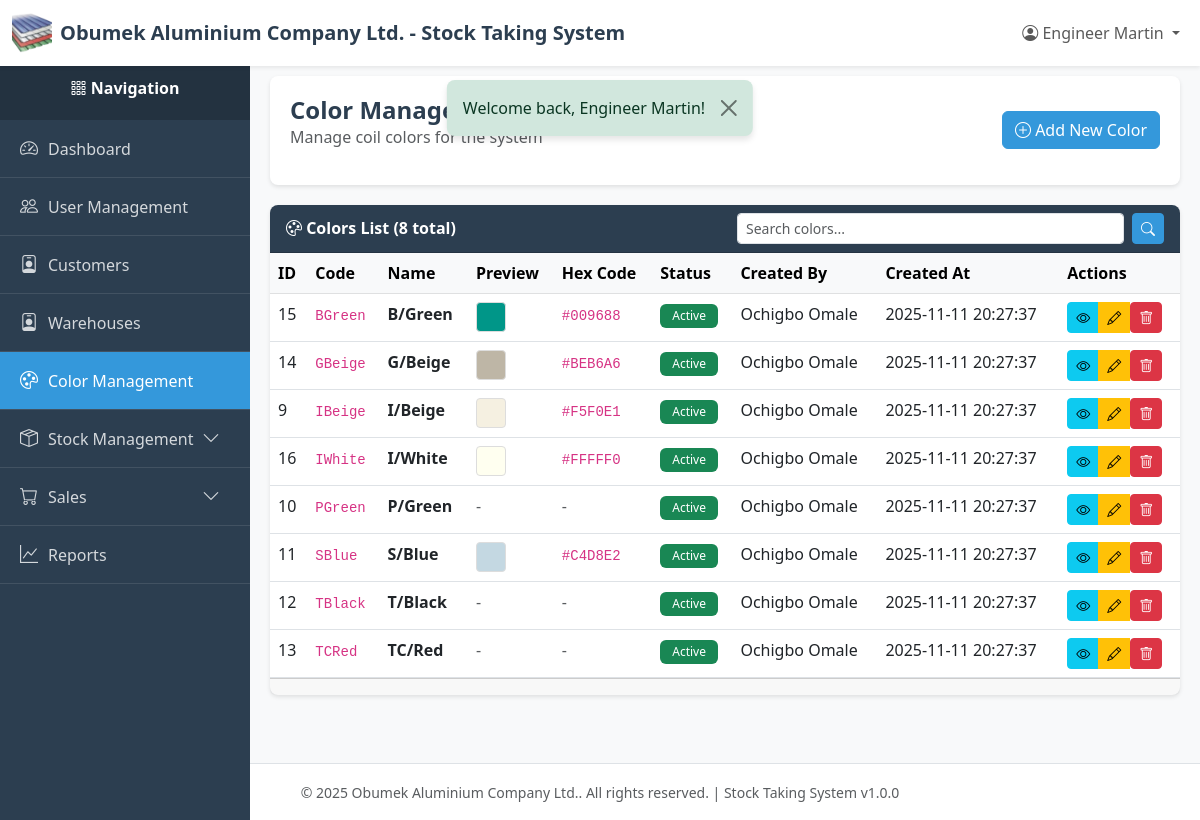
Page /index.php?page=colors (signed in) on the committed database.
### tables this page shows
CREATE TABLE `colors` (
  `id` int(11) NOT NULL,
  `code` varchar(50) NOT NULL COMMENT 'Short code like IBeige, PGreen',
  `name` varchar(100) NOT NULL COMMENT 'Display name like I/Beige, P/Green',
  `hex_code` varchar(7) DEFAULT NULL COMMENT 'Optional hex color code for UI display',
  `is_active` tinyint(1) DEFAULT 1,
  `created_by` int(11) NOT NULL,
  `created_at` timestamp NOT NULL DEFAULT current_timestamp(),
  `updated_at` timestamp NULL DEFAULT NULL ON UPDATE current_timestamp(),
  `deleted_at` timestamp NULL DEFAULT NULL
);

CREATE TABLE `users` (
  `id` int(11) NOT NULL,
  `email` varchar(255) NOT NULL,
  `password` varchar(255) NOT NULL,
  `name` varchar(255) NOT NULL,
  `role` varchar(50) NOT NULL DEFAULT 'viewer',
  `created_at` timestamp NOT NULL DEFAULT current_timestamp(),
  `updated_at` timestamp NULL DEFAULT NULL ON UPDATE current_timestamp(),
  `deleted_at` timestamp NULL DEFAULT NULL
);

### index.php (called while the page is built, shortened)
<?php
require_once __DIR__ . '/utils/auth_middleware.php';
require_once __DIR__ . '/controllers/routes.php';

### utils/auth_middleware.php (called while the page is built, shortened)
<?php
function hasPermission($module, $action = ACTION_VIEW) {
    if (isset($_SESSION['user_role']) && $_SESSION['user_role'] === ROLE_SUPER_ADMIN) {
        return true;
    }
    $permissions = $_SESSION['permissions'];
    return in_array($action, $permissions[$module]);
}

### config/db.php (called while the page is built, shortened)
<?php
class Database {
    private static $instance = null;
    private $connection;
    private $host = 'localhost';
    private $db_name = 'stock_system';
    private $username = 'root';
    private $password = '';
    private $charset = 'utf8mb4';
    private function __construct() {
        try {
            $dsn = "mysql:host={$this->host};dbname={$this->db_name};charset={$this->charset}";
            $options = [
                PDO::ATTR_ERRMODE            => PDO::ERRMODE_EXCEPTION,
                PDO::ATTR_DEFAULT_FETCH_MODE => PDO::FETCH_ASSOC,
                PDO::ATTR_EMULATE_PREPARES   => false,
            ];
            $this->connection = new PDO($dsn, $this->username, $this->password, $options);
        } catch (PDOException $e) {
            error_log("Database Connection Error: " . $e->getMessage());
            die("Database connection failed. Please contact the administrator.");
        }
    }
    public static function getInstance() {
        if (self::$instance === null) {
            self::$instance = new self();
        }
        return self::$instance;
    }
    public function getConnection() {
        return $this->connection;
    }
}

### models/color.php (called while the page is built, shortened)
<?php
require_once __DIR__ . '/../config/db.php';
class Color {
    private $db;
    private $table = 'colors';
    public function __construct() {
        $this->db = Database::getInstance()->getConnection();
    }
    public function getAll($limit = RECORDS_PER_PAGE, $offset = 0) {
        try {
            $sql = "SELECT c.*, u.name as created_by_name
                    FROM {$this->table} c
                    LEFT JOIN users u ON c.created_by = u.id
                    WHERE c.deleted_at IS NULL
                    ORDER BY c.name ASC
                    LIMIT ? OFFSET ?";
            $stmt = $this->db->prepare($sql);
            $stmt->execute([(int)$limit, (int)$offset]);
            return $stmt->fetchAll();
        } catch (PDOException $e) {
            error_log("Color fetch error: " . $e->getMessage());
            return [];
        }
    }
    public function count() {
        try {
            $sql = "SELECT COUNT(*) as total FROM {$this->table} WHERE deleted_at IS NULL";
            $stmt = $this->db->query($sql);
            $result = $stmt->fetch();
            return $result['total'] ?? 0;
        } catch (PDOException $e) {
            error_log("Color count error: " . $e->getMessage());
            return 0;
        }
    }
}

### utils/helpers.php (called while the page is built, shortened)
<?php
function formatDate($date, $format = 'Y-m-d H:i:s')
{
    $timestamp = strtotime($date);
    return $timestamp ? date($format, $timestamp) : $date;
}

### views/colors/index.php (the view, shortened to what this page needs)
<?php
require_once __DIR__ . '/../../config/db.php';
require_once __DIR__ . '/../../models/color.php';
require_once __DIR__ . '/../../utils/helpers.php';
$currentPage = isset($_GET['page_num']) ? (int)$_GET['page_num'] : 1;
$searchQuery = $_GET['search'] ?? '';
$colorModel = new Color();
if (!empty($searchQuery)) {
    $colors = $colorModel->search($searchQuery, RECORDS_PER_PAGE, ($currentPage - 1) * RECORDS_PER_PAGE);
    $totalColors = $colorModel->countSearch($searchQuery);
} else {
    $colors = $colorModel->getAll(RECORDS_PER_PAGE, ($currentPage - 1) * RECORDS_PER_PAGE);
    $totalColors = $colorModel->count();
}
require_once __DIR__ . '/../../layout/header.php';
require_once __DIR__ . '/../../layout/sidebar.php';
?>
<div class="content-wrapper">
    <div class="page-header">
        <div class="d-flex justify-content-between align-items-center">
            <div>
                <h1 class="page-title">Color Management</h1>
                <p class="text-muted">Manage coil colors for the system</p>
            </div>
            <?php if (hasPermission(MODULE_COLOR_MANAGEMENT, ACTION_CREATE)): ?>
            <a href="/new-stock-system/index.php?page=colors_create" class="btn btn-primary">
                <i class="bi bi-plus-circle"></i> Add New Color
            </a>
            <?php endif; ?>
        </div>
    </div>
    <div class="card">
        <div class="card-header">
            <div class="row align-items-center">
                <div class="col-md-6">
                    <i class="bi bi-palette"></i> Colors List (<?= $totalColors ?> total<?= !empty($searchQuery) ? ' - filtered' : '' ?>)
                </div>
                <div class="col-md-6">
                    <form method="GET" action="/new-stock-system/index.php" class="d-flex">
                        <input type="text" name="search" class="form-control form-control-sm me-2"
                               placeholder="Search colors..." value="<?php echo htmlspecialchars($searchQuery); ?>">
                        <button type="submit" class="btn btn-sm btn-primary"><i class="bi bi-search"></i></button>
                    </form>
                </div>
            </div>
        </div>
        <div class="card-body p-0">
            <?php if (empty($colors)): ?>
            <div class="alert alert-info m-3">
                <i class="bi bi-info-circle"></i>
                <?php if (!empty($searchQuery)): ?>
                    No colors found matching "<?php echo htmlspecialchars($searchQuery); ?>".
                <?php else: ?>
                    No colors found.
                <?php endif; ?>
            </div>
            <?php else: ?>
            <div class="table-responsive">
                <table class="table table-hover mb-0">
                    <thead class="table-light">
                        <tr>
                            <th>ID</th>
                            <th>Code</th>
                            <th>Name</th>
                            <th>Preview</th>
                            <th>Hex Code</th>
                            <th>Status</th>
                            <th>Created By</th>
                            <th>Created At</th>
                            <th>Actions</th>
                        </tr>
                    </thead>
                    <tbody>
                        <?php foreach ($colors as $color): ?>
                        <tr>
                            <td><?php echo $color['id']; ?></td>
                            <td><code><?php echo htmlspecialchars($color['code']); ?></code></td>
                            <td><strong><?php echo htmlspecialchars($color['name']); ?></strong></td>
                            <td>
                                <?php if (!empty($color['hex_code'])): ?>
                                    <div style="width: 30px; height: 30px; background-color: <?php echo htmlspecialchars($color['hex_code']); ?>; border: 1px solid #ddd; border-radius: 4px;"></div>
                                <?php else: ?>
                                    <span class="text-muted">-</span>
                                <?php endif; ?>
                            </td>
                            <td>
                                <?php if (!empty($color['hex_code'])): ?>
                                    <code><?php echo htmlspecialchars($color['hex_code']); ?></code>
                                <?php else: ?>
                                    <span class="text-muted">-</span>
                                <?php endif; ?>
                            </td>
                            <td>
                                <?php if ($color['is_active']): ?>
                                    <span class="badge bg-success">Active</span>
                                <?php else: ?>
                                    <span class="badge bg-secondary">Inactive</span>
                                <?php endif; ?>
                            </td>
                            <td><?php echo htmlspecialchars($color['created_by_name'] ?? '-'); ?></td>
                            <td><?php echo formatDate($color['created_at']); ?></td>
                            <td>
                                <?php
                                $id = $color['id'];
                                $canView = hasPermission(MODULE_COLOR_MANAGEMENT, ACTION_VIEW);
                                $canEdit = hasPermission(MODULE_COLOR_MANAGEMENT, ACTION_EDIT);
                                $canDelete = hasPermission(MODULE_COLOR_MANAGEMENT, ACTION_DELETE);
                                include __DIR__ . '/../../layout/quick_action_buttons.php';
                                ?>
                            </td>
                        </tr>
                        <?php endforeach; ?>
                    </tbody>
                </table>
            </div>
            <?php endif; ?>
        </div>
        <?php if (!empty($colors)): ?>
        <div class="card-footer">
        </div>
        <?php endif; ?>
    </div>
</div>
<?php require_once __DIR__ . '/../../layout/footer.php'; ?>

### layout/quick_action_buttons.php (shortened to what this page needs)
<?php
$id = $id ?? 0;
$module = $module ?? '';
$canView = $canView ?? true;
$canEdit = $canEdit ?? true;
$canDelete = $canDelete ?? true;
?>
<div class="btn-group btn-group-sm" role="group">
    <?php if ($canView): ?>
    <a href="/new-stock-system/index.php?page=<?php echo $module; ?>_view&id=<?php echo $id; ?>"
       class="btn btn-info btn-sm"
       title="View Details">
        <i class="bi bi-eye"></i>
    </a>
    <?php endif; ?>
    <?php if ($canEdit): ?>
    <a href="/new-stock-system/index.php?page=<?php echo $module; ?>_edit&id=<?php echo $id; ?>"
       class="btn btn-warning btn-sm"
       title="Edit">
        <i class="bi bi-pencil"></i>
    </a>
    <?php endif; ?>
    <?php if ($canDelete): ?>
    <form method="POST"
          action="/new-stock-system/controllers/<?php echo $module; ?>/delete/index.php"
          style="display: inline;"
          onsubmit="return confirmDelete();">
        <button type="submit" class="btn btn-danger btn-sm" title="Delete">
            <i class="bi bi-trash"></i>
        </button>
    </form>
    <?php endif; ?>
</div>

### rows in the picture
colors: id "15", code "BGreen", name "B/Green", hex_code "#009688", is_active "Active", created_by.name "Ochigbo Omale", created_at "2025-11-11 20:27:37"
colors: id "14", code "GBeige", name "G/Beige", hex_code "#BEB6A6", is_active "Active", created_by.name "Ochigbo Omale", created_at "2025-11-11 20:27:37"
colors: id "9", code "IBeige", name "I/Beige", hex_code "#F5F0E1", is_active "Active", created_by.name "Ochigbo Omale", created_at "2025-11-11 20:27:37"
colors: id "16", code "IWhite", name "I/White", hex_code "#FFFFF0", is_active "Active", created_by.name "Ochigbo Omale", created_at "2025-11-11 20:27:37"
colors: id "10", code "PGreen", name "P/Green", is_active "Active", created_by.name "Ochigbo Omale", created_at "2025-11-11 20:27:37"
colors: id "11", code "SBlue", name "S/Blue", hex_code "#C4D8E2", is_active "Active", created_by.name "Ochigbo Omale", created_at "2025-11-11 20:27:37"
colors: id "12", code "TBlack", name "T/Black", is_active "Active", created_by.name "Ochigbo Omale", created_at "2025-11-11 20:27:37"
colors: id "13", code "TCRed", name "TC/Red", is_active "Active", created_by.name "Ochigbo Omale", created_at "2025-11-11 20:27:37"

### other values in the picture
COMPANY_NAME "Obumek Aluminium Company Ltd."
APP_NAME "Stock Taking System"
$currentUser['name'] "Engineer Martin"
$flash['message'] "Welcome back, Engineer Martin!"
$totalColors "8"
APP_VERSION "1.0.0"
